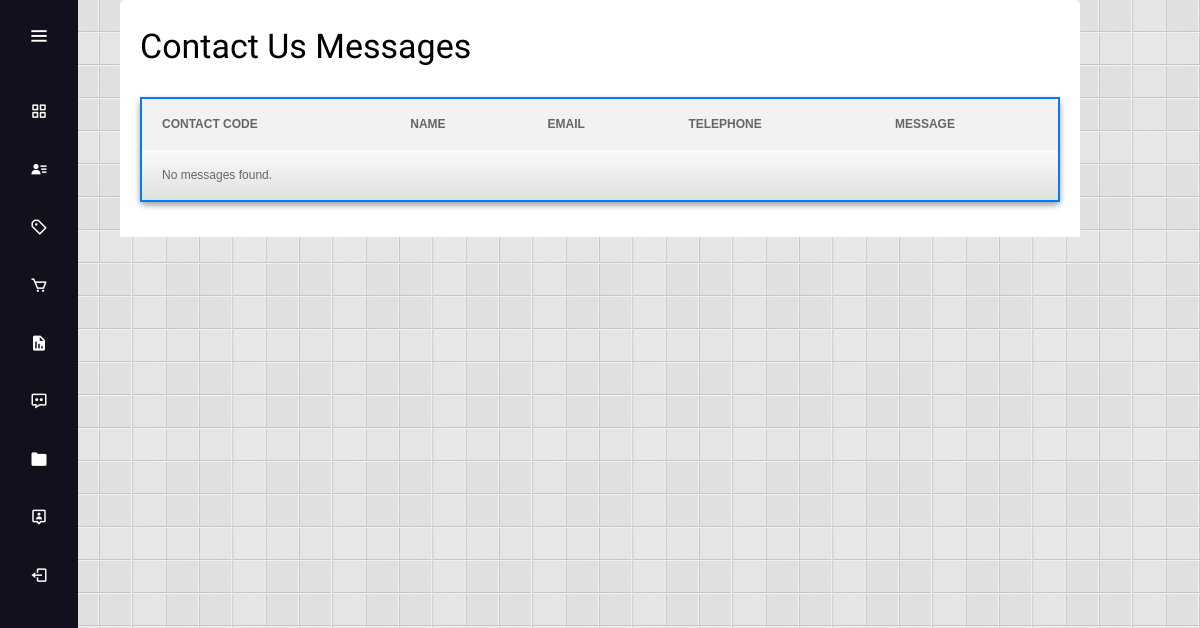
/admin_view_contact.php, run on an earlier commit of the app's database.
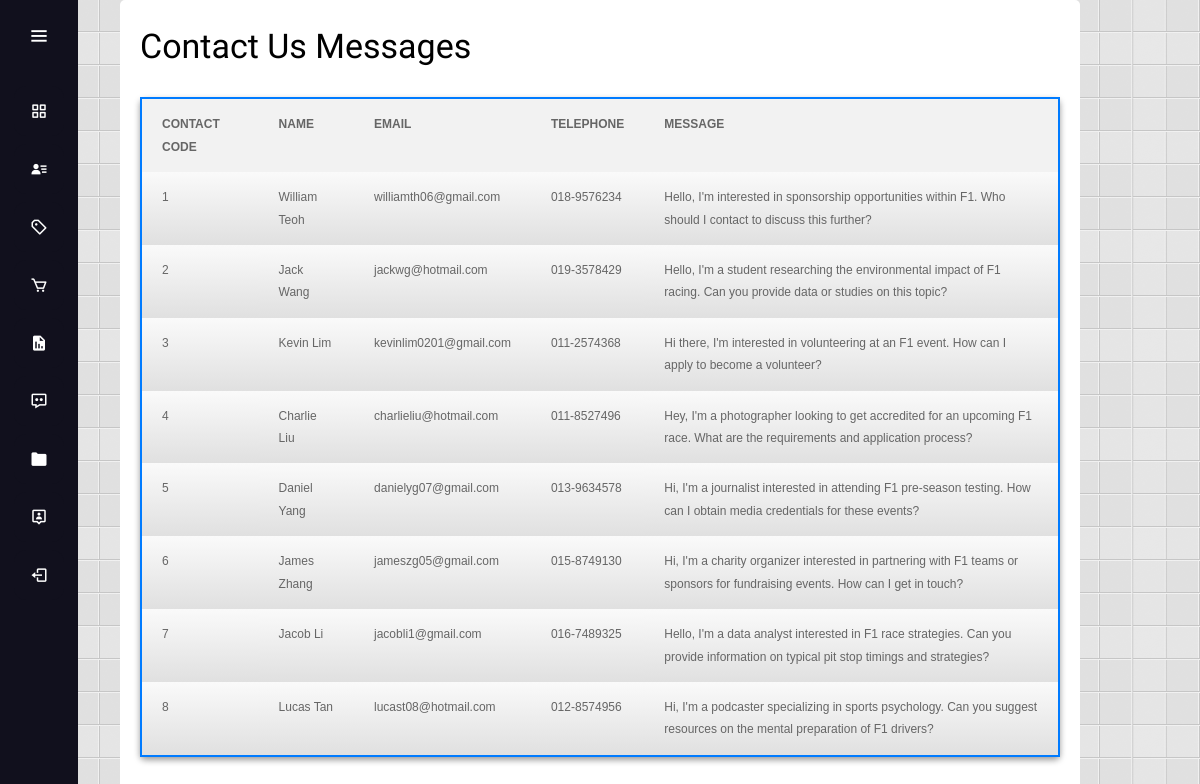
And on a later commit of the database.
### tables this page shows
CREATE TABLE `contact` (
  `contact_code` int(3) NOT NULL,
  `contact_name` varchar(100) NOT NULL,
  `contact_email` varchar(100) NOT NULL,
  `contact_tel` varchar(15) NOT NULL,
  `contact_message` text NOT NULL
);

### admin_view_contact.php (the view, shortened to what this page needs)
<!DOCTYPE HTML>
<html>
<head>
    <link rel="stylesheet" type="text/css" media="screen" href="css/style.css">
    <link rel="stylesheet" type="text/css" media="screen" href="css/admin_contact.css">
</head>
<?php include 'admin_sidebar.php'; ?>
<body>
    <div id="container">
        <h1>Contact Us Messages</h1>
        <div class="contact-list">
            <table class="contact-table" border="1" width="700px" height="100px">
                <tr>
                    <th>Contact Code</th>
                    <th>Name</th>
                    <th>Email</th>
                    <th>Telephone</th>
                    <th>Message</th>
                </tr>
                <?php
                $result = mysqli_query($connect, "SELECT * FROM contact");
                if (mysqli_num_rows($result) > 0) {
                    while ($row = mysqli_fetch_assoc($result)) {
                ?>
                        <tr>
                            <td><?php echo $row["contact_code"]; ?></td>
                            <td><?php echo $row["contact_name"]; ?></td>
                            <td><?php echo $row["contact_email"]; ?></td>
                            <td><?php echo $row["contact_tel"]; ?></td>
                            <td><?php echo $row["contact_message"]; ?></td>
                        </tr>
                <?php
                    }
                } else {
                    echo "<tr><td colspan='5'>No messages found.</td></tr>";
                }
                ?>
            </table>
        </div>
    </div>
</body>
</html>

What changed in the data, as far as the page shows it:
added contact: contact_code "1", contact_name "William Teoh", contact_email "williamth06@gmail.com", contact_tel "018-9576234", contact_message "Hello, I'm interested in sponsorship opportunities within F1. Who should I contact to discuss this further?"
added contact: contact_code "2", contact_name "Jack Wang", contact_email "jackwg@hotmail.com", contact_tel "019-3578429", contact_message "Hello, I'm a student researching the environmental impact of F1 racing. Can you provide data or studies on this topic?"
added contact: contact_code "3", contact_name "Kevin Lim", contact_email "kevinlim0201@gmail.com", contact_tel "011-2574368", contact_message "Hi there, I'm interested in volunteering at an F1 event. How can I apply to become a volunteer?"
added contact: contact_code "4", contact_name "Charlie Liu", contact_email "charlieliu@hotmail.com", contact_tel "011-8527496", contact_message "Hey, I'm a photographer looking to get accredited for an upcoming F1 race. What are the requirements and application process?"
added contact: contact_code "5", contact_name "Daniel Yang", contact_email "danielyg07@gmail.com", contact_tel "013-9634578", contact_message "Hi, I'm a journalist interested in attending F1 pre-season testing. How can I obtain media credentials for these events?"
added contact: contact_code "6", contact_name "James Zhang", contact_email "jameszg05@gmail.com", contact_tel "015-8749130", contact_message "Hi, I'm a charity organizer interested in partnering with F1 teams or sponsors for fundraising events. How can I get in touch?"
added contact: contact_code "7", contact_name "Jacob Li", contact_email "jacobli1@gmail.com", contact_tel "016-7489325", contact_message "Hello, I'm a data analyst interested in F1 race strategies. Can you provide information on typical pit stop timings and strategies?"
added contact: contact_code "8", contact_name "Lucas Tan", contact_email "lucast08@hotmail.com", contact_tel "012-8574956", contact_message "Hi, I'm a podcaster specializing in sports psychology. Can you suggest resources on the mental preparation of F1 drivers?"
Also different on the page:
text no longer shown: "No messages found."
